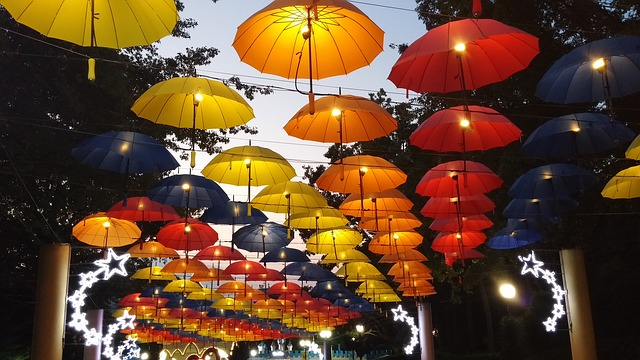
#> input picture year_3/UZ/lab/assignment1/images/umbrellas.jpg, 640 x 360 px
$ python main.py
#> lines starting #> are read from the running program, lines starting #| are printed output that depends on the picture; after the words box and inside, x2 and y2 are one past the last pixel; in counts of white or black regions, pixels touching at a corner belong together
import numpy as np
import cv2
from matplotlib import pyplot as plt


def exercise_1a():
    I = cv2.imread('images/umbrellas.jpg')
#> I is the input picture: shape (360, 640, 3); mean B, G, R 47.4, 72.9, 105.2
    I = cv2.cvtColor(I, cv2.COLOR_BGR2RGB)

    height, width, channels = I.shape
#> height = 360; width = 640; channels = 3
    print(f"Image shape: {I.shape}, dtype: {I.dtype}")
#| Image shape: (360, 640, 3), dtype: uint8

    I_float = I.astype(np.float64)

    plt.imshow(I)
    plt.show()


def exercise_1b():
    I = cv2.imread('images/umbrellas.jpg')
    I = cv2.cvtColor(I, cv2.COLOR_BGR2RGB)

    I_float = I.astype(np.float64)

    red = I_float[:, :, 0]
    green = I_float[:, :, 1]
    blue = I_float[:, :, 2]

    grayscale = (red + green + blue) / 3

    plt.imshow(grayscale, cmap='gray')
    plt.show()


def exercise_1c():
    I = cv2.imread('images/umbrellas.jpg')
    I = cv2.cvtColor(I, cv2.COLOR_BGR2RGB)

    cutout = I[130:260, 240:450, 1]
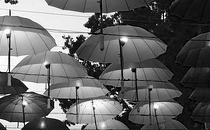
#> cutout: shape (130, 210); min 0, max 255, mean 99.7

    plt.figure(figsize=(15, 6))

    plt.subplot(1, 3, 1)
    plt.imshow(I)
    plt.title('Original Image')
    plt.axis('off')

    plt.subplot(1, 3, 2)
    plt.imshow(cutout)
    plt.title('Cutout (Green Channel) - cmap viridis')
    plt.axis('off')

    plt.subplot(1, 3, 3)
    plt.imshow(cutout, cmap="gray")
    plt.title('Cutout (Green Channel) - cmap gray')
    plt.axis('off')

    plt.show()


def exercise_1d():
    I = cv2.imread('images/umbrellas.jpg')
    I = cv2.cvtColor(I, cv2.COLOR_BGR2RGB)

    inverted_image = np.copy(I)
    inverted_image[100:300, 200:400] = 255 - inverted_image[100:300, 200:400]
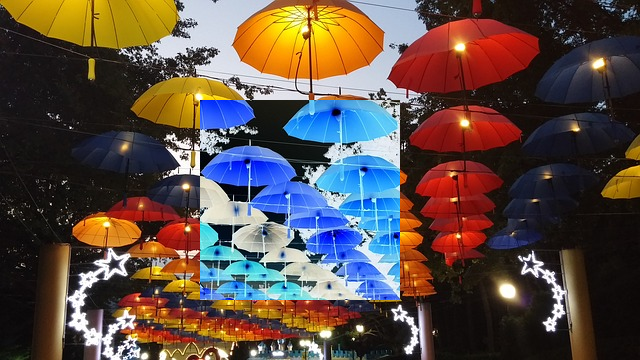
#> inverted_image: shape (360, 640, 3); mean R, G, B 92.5, 77, 70.4

    plt.figure(figsize=(10, 4))

    plt.subplot(1, 2, 1)
    plt.imshow(I)
    plt.title('Original')
    plt.axis('off')

    plt.subplot(1, 2, 2)
    plt.imshow(inverted_image)
    plt.title('With Inverted Rectangle')
    plt.axis('off')

    plt.show()


def exercise_1e():
    I = cv2.imread('images/umbrellas.jpg')
    I = cv2.cvtColor(I, cv2.COLOR_BGR2RGB)

    grayscale = cv2.cvtColor(np.copy(I), cv2.COLOR_RGB2GRAY)
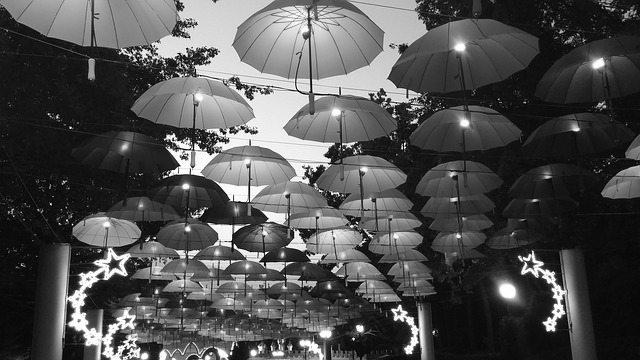
#> grayscale: shape (360, 640); min 0, max 255, mean 79.6

    max_val = grayscale.max()
#> max_val = 255
    rescaled = grayscale * (0.3 / max_val)

    plt.figure(figsize=(15, 6))

    plt.subplot(1, 3, 1)
    plt.imshow(grayscale, cmap='gray')
    plt.title('Original Grayscale (auto-scaled)')
    plt.axis('off')

    plt.subplot(1, 3, 2)
    plt.imshow(rescaled, cmap='gray')
    plt.title('Rescaled to max=0.3 (auto-scaled)')
    plt.axis('off')

    plt.subplot(1, 3, 3)
    plt.imshow(rescaled, cmap='gray', vmin=0, vmax=1)
    plt.title('rescaled with vmin=0, vmax=1')
    plt.axis('off')

    plt.show()


def exercise_2a():
    I = cv2.imread('images/bird.jpg')
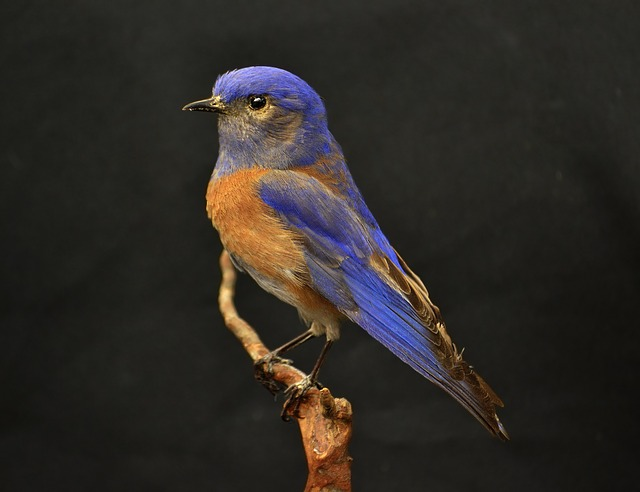
#> input picture year_3/UZ/lab/assignment1/images/bird.jpg, 640 x 492 px
#> I is the input picture: shape (492, 640, 3); mean B, G, R 37.6, 42.1, 46.1
    I = cv2.cvtColor(I, cv2.COLOR_BGR2RGB)

    grayscale = cv2.cvtColor(I, cv2.COLOR_RGB2GRAY)
#> grayscale: shape (492, 640)
    grayscale_normalized = grayscale / 255.0

    threshold = 0.3

    mask1 = np.copy(grayscale_normalized)
    mask1[mask1 < threshold] = 0
    mask1[mask1 >= threshold] = 1
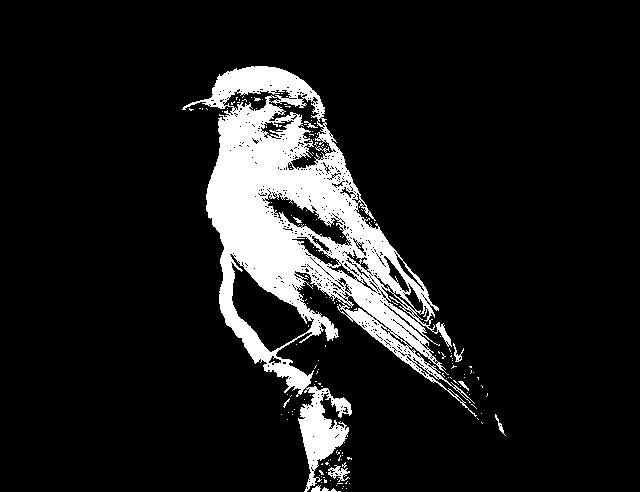
#> mask1: shape (492, 640) float64; values 0 (black) and 1 (white), 11.2% white; 167 white regions (158 under 20 px), largest, box (x1, y1, x2, y2) and area: (182, 66, 477, 492) 34309, (328, 465, 350, 482) 168, (311, 485, 337, 492) 89

    mask2 = np.where(grayscale_normalized >= threshold, 1, 0)

    plt.figure(figsize=(15, 5))

    plt.subplot(1, 3, 1)
    plt.imshow(grayscale_normalized, cmap='gray')
    plt.title('Original Grayscale (bird.jpg)')
    plt.axis('off')

    plt.subplot(1, 3, 2)
    plt.imshow(mask1, cmap='gray')
    plt.title(f'Binary Mask (NumPy syntax, threshold={threshold})')
    plt.axis('off')

    plt.subplot(1, 3, 3)
    plt.imshow(mask2, cmap='gray')
    plt.title(f'Binary Mask (np.where, threshold={threshold})')
    plt.axis('off')

    plt.show()


def myhist(image, n_bins):
    H = np.zeros(n_bins)

    pixels = image.reshape(-1)
    bin_width = 1.0 / n_bins

    for pixel in pixels:
        pixel = np.clip(pixel, 0, 1)
        bin_index = int(pixel / bin_width)

        if bin_index >= n_bins:
            bin_index = n_bins - 1

        H[bin_index] += 1

    return H


def exercise_2b():
    I = cv2.imread('images/bird.jpg')
    I = cv2.cvtColor(I, cv2.COLOR_BGR2RGB)

    grayscale = cv2.cvtColor(I, cv2.COLOR_RGB2GRAY)
    grayscale_normalized = grayscale / 255.0

    plt.figure(figsize=(15, 10))

    plt.subplot(3, 2, 1)
    plt.imshow(grayscale_normalized, cmap='gray')
    plt.title('Original Grayscale Image (bird.jpg)')
    plt.axis('off')

    for i, n_bins in enumerate([10, 20, 50, 100]):
        hist = myhist(grayscale_normalized, n_bins)

        plt.subplot(3, 2, i + 3)
        plt.bar(range(n_bins), hist, width=0.8)
        plt.title(f'Histogram with {n_bins} bins')
        plt.xlabel('Bin')
        plt.ylabel('Pixel Count')
        plt.grid(True, alpha=0.3)

    plt.tight_layout()
    plt.show()
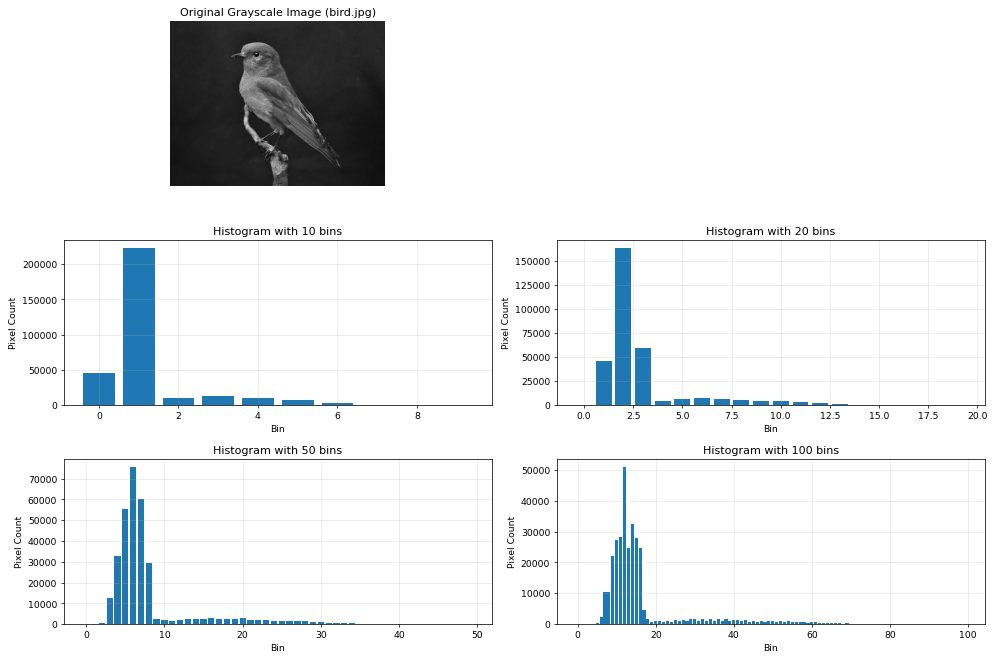
#> figure drawn by matplotlib, 5 panels; panel 2: tallest bar 223038 high, from x = 0.6 to 1.4; panel 3: tallest bar 163581 high, from x = 1.6 to 2.4; panel 4: tallest bar 75692 high, from x = 5.6 to 6.4; panel 5: tallest bar 50955 high, from x = 11.6 to 12.4

    hist_100 = myhist(grayscale_normalized, 100)
#> hist_100 = 100 values, max 50955 at index 12, min 1 at index 97, mean 3148.8
    hist_100_normalized = hist_100 / np.sum(hist_100)
#> hist_100_normalized = 100 values, max 0.162 at index 12, min 3.18e-06 at index 97, mean 0.01

    plt.figure(figsize=(12, 4))

    plt.subplot(1, 2, 1)
    plt.bar(range(100), hist_100)
    plt.title('Original Histogram (100 bins)')
    plt.xlabel('Bin')
    plt.ylabel('Pixel Count')
    plt.grid(True, alpha=0.3)

    plt.subplot(1, 2, 2)
    plt.bar(range(100), hist_100_normalized)
    plt.title('Normalized Histogram (100 bins)')
    plt.xlabel('Bin')
    plt.ylabel('Probability')
    plt.grid(True, alpha=0.3)

    plt.tight_layout()
    plt.show()
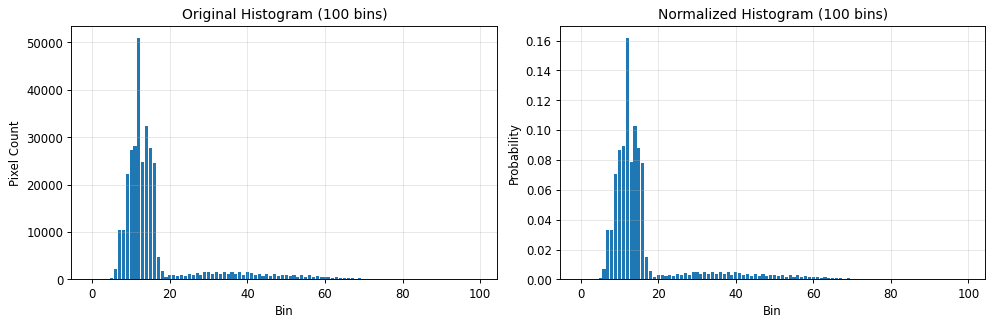
#> figure drawn by matplotlib, 2 panels; panel 1: tallest bar 50955 high, from x = 11.6 to 12.4; panel 2: tallest bar 0.162 high, from x = 11.6 to 12.4


def exercise_3a():
    I = cv2.imread('images/mask.png', cv2.IMREAD_GRAYSCALE)
    _, I = cv2.threshold(I, 127, 255, cv2.THRESH_BINARY)

    plt.figure(figsize=(20, 15))

    plt.subplot(4, 5, 1)
#> (the run stopped early here; a loop or call above may not have finished)
